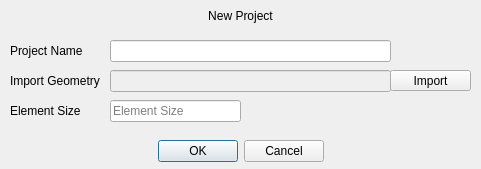
<?xml version="1.0" encoding="UTF-8"?>
<ui version="4.0">
 <class>Dialog</class>
 <widget class="QDialog" name="Dialog">
  <property name="geometry">
   <rect>
    <x>0</x>
    <y>0</y>
    <width>481</width>
    <height>169</height>
   </rect>
  </property>
  <property name="maximumSize">
   <size>
    <width>481</width>
    <height>169</height>
   </size>
  </property>
  <property name="windowTitle">
   <string>Create new Project</string>
  </property>
  <widget class="QWidget" name="widget" native="true">
   <property name="geometry">
    <rect>
     <x>0</x>
     <y>0</y>
     <width>481</width>
     <height>171</height>
    </rect>
   </property>
   <widget class="QWidget" name="verticalLayoutWidget">
    <property name="geometry">
     <rect>
      <x>0</x>
      <y>0</y>
      <width>481</width>
      <height>31</height>
     </rect>
    </property>
    <layout class="QVBoxLayout" name="verticalLayout">
     <item>
      <widget class="QLabel" name="label">
       <property name="text">
        <string>New Project</string>
       </property>
       <property name="alignment">
        <set>Qt::AlignCenter</set>
       </property>
      </widget>
     </item>
    </layout>
   </widget>
   <widget class="QWidget" name="verticalLayoutWidget_2">
    <property name="geometry">
     <rect>
      <x>10</x>
      <y>40</y>
      <width>91</width>
      <height>21</height>
     </rect>
    </property>
    <layout class="QVBoxLayout" name="verticalLayout_2">
     <item>
      <widget class="QLabel" name="label_2">
       <property name="text">
        <string>Project Name</string>
       </property>
      </widget>
     </item>
    </layout>
   </widget>
   <widget class="QWidget" name="verticalLayoutWidget_3">
    <property name="geometry">
     <rect>
      <x>110</x>
      <y>40</y>
      <width>281</width>
      <height>22</height>
     </rect>
    </property>
    <layout class="QVBoxLayout" name="verticalLayout_3">
     <item>
      <widget class="QLineEdit" name="line_project_name"/>
     </item>
    </layout>
   </widget>
   <widget class="QWidget" name="verticalLayoutWidget_4">
    <property name="geometry">
     <rect>
      <x>10</x>
      <y>70</y>
      <width>91</width>
      <height>21</height>
     </rect>
    </property>
    <layout class="QVBoxLayout" name="verticalLayout_4">
     <item>
      <widget class="QLabel" name="label_3">
       <property name="text">
        <string>Import Geometry</string>
       </property>
      </widget>
     </item>
    </layout>
   </widget>
   <widget class="QWidget" name="verticalLayoutWidget_5">
    <property name="geometry">
     <rect>
      <x>110</x>
      <y>70</y>
      <width>281</width>
      <height>22</height>
     </rect>
    </property>
    <layout class="QVBoxLayout" name="verticalLayout_5">
     <item>
      <widget class="QLineEdit" name="line_import_geometry">
       <property name="enabled">
        <bool>false</bool>
       </property>
      </widget>
     </item>
    </layout>
   </widget>
   <widget class="QWidget" name="verticalLayoutWidget_6">
    <property name="geometry">
     <rect>
      <x>390</x>
      <y>70</y>
      <width>81</width>
      <height>21</height>
     </rect>
    </property>
    <layout class="QVBoxLayout" name="verticalLayout_6">
     <item>
      <widget class="QToolButton" name="toolButton_import_geometry">
       <property name="sizePolicy">
        <sizepolicy hsizetype="Expanding" vsizetype="Expanding">
         <horstretch>0</horstretch>
         <verstretch>0</verstretch>
        </sizepolicy>
       </property>
       <property name="text">
        <string>Import</string>
       </property>
      </widget>
     </item>
    </layout>
   </widget>
   <widget class="QDialogButtonBox" name="button_create_project">
    <property name="geometry">
     <rect>
      <x>10</x>
      <y>140</y>
      <width>461</width>
      <height>23</height>
     </rect>
    </property>
    <property name="orientation">
     <enum>Qt::Horizontal</enum>
    </property>
    <property name="standardButtons">
     <set>QDialogButtonBox::Cancel|QDialogButtonBox::Ok</set>
    </property>
    <property name="centerButtons">
     <bool>true</bool>
    </property>
   </widget>
   <widget class="QWidget" name="verticalLayoutWidget_7">
    <property name="geometry">
     <rect>
      <x>10</x>
      <y>100</y>
      <width>91</width>
      <height>21</height>
     </rect>
    </property>
    <layout class="QVBoxLayout" name="verticalLayout_7">
     <item>
      <widget class="QLabel" name="label_4">
       <property name="text">
        <string>Element Size</string>
       </property>
      </widget>
     </item>
    </layout>
   </widget>
   <widget class="QWidget" name="verticalLayoutWidget_8">
    <property name="geometry">
     <rect>
      <x>110</x>
      <y>100</y>
      <width>131</width>
      <height>22</height>
     </rect>
    </property>
    <layout class="QVBoxLayout" name="verticalLayout_8">
     <item>
      <widget class="QLineEdit" name="line_element_size">
       <property name="inputMethodHints">
        <set>Qt::ImhNone</set>
       </property>
       <property name="maxLength">
        <number>20</number>
       </property>
       <property name="placeholderText">
        <string>Element Size</string>
       </property>
      </widget>
     </item>
    </layout>
   </widget>
  </widget>
 </widget>
 <resources/>
 <connections/>
</ui>
